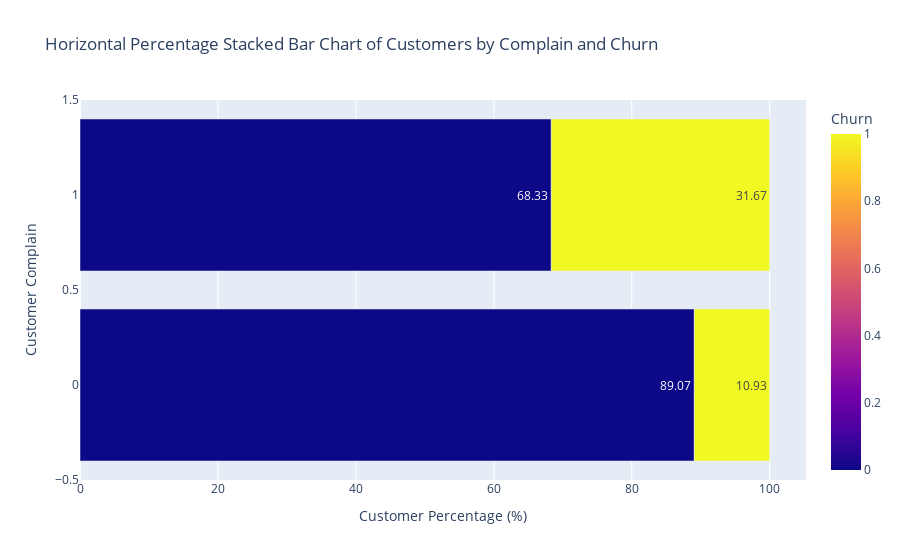

Notebook cell for this chart:
### Markdown cell above
### Observation & Insight:
Customer dengan Tenure rendah (kurang dari 2 bulan) memiliki potensi churn jauh lebih tinggi daripada tenure menengah keatas. Terlihat dalam grafik tenure 0-1 bulan memiliki persentase churn yang paling tinggi sebesar 53,5%.Tenure 1-2 bulan memiliki persentase churn yang tinggi juga sebesar 50,6%. Sedangkan Tenure yang lebih dari 2 bulan memiliki sampai 21 bulan memiliki median sekitar 13,9%. Dari grafik juga terlihat customer yang memiliki tenure lebih dari sama dengan 22 bulan tidak ada customer yang Churn

Berikut beberapa rekomendasi bisnis yang dapat membantu Anda memfokuskan upaya untuk menjaga pelanggan yang baru bergabung:

1. Program Onboarding yang Efektif: Buatlah program onboarding yang efektif untuk pelanggan yang baru bergabung, dengan panduan langkah demi langkah yang memudahkan mereka dalam menggunakan aplikasi dan berbelanja. Sediakan bantuan dan dukungan pelanggan yang mudah diakses selama periode onboarding.

2. Penawaran Spesial untuk Tenure Rendah: Berikan penawaran spesial, diskon, atau hadiah kepada pelanggan dengan tenure rendah untuk mendorong mereka berbelanja lebih banyak. Buatlah paket promosi khusus untuk produk-produk yang biasanya dibeli oleh pelanggan baru.

3. Customer Engagement: Fokus pada customer engagement dengan mengirimkan email, notifikasi, atau pesan langsung yang memberikan informasi tentang produk, penawaran khusus, atau rekomendasi berdasarkan perilaku mereka.

4. Program Loyalty: Implementasikan program loyalty yang memberikan insentif kepada pelanggan yang tetap berbelanja dengan Anda. Berikan poin atau diskon tambahan setelah pelanggan mencapai tenure tertentu. Berikan insentif kepada pelanggan yang mereferensikan teman atau keluarga untuk bergabung dengan aplikasi Anda.

### Code cell
df2 = df.copy()
df2['Complain'].map({0: 'No', 1: 'Yes'})

# Group the data by 'Complain', 'Churn', and count the number of occurrences
grouped_data = df2.groupby(['Complain', 'Churn']).size().reset_index(name='Count')

# Calculate the percentage of customers in each stack
grouped_data['Percentage'] = grouped_data['Count'] / grouped_data.groupby('Complain')['Count'].transform('sum') * 100
grouped_data['Percentage'] = grouped_data['Percentage'].round(2)

# Plot the horizontal percentage stacked bar chart
fig = px.bar(grouped_data, x='Percentage', y='Complain', orientation='h', color='Churn',
             title='Horizontal Percentage Stacked Bar Chart of Customers by Complain and Churn',
             color_discrete_sequence=['#3A506B', '#BA1F33'],
             labels={'Complain': 'Customer Complain', 'Percentage': 'Customer Percentage'})

# Customize the plot
fig.update_layout(barmode='stack')
fig.update_traces(texttemplate='%{value}', textposition='inside')
fig.update_xaxes(title_text='Customer Percentage (%)')
fig.update_yaxes(title_text='Customer Complain')

fig.show()

### Figure 1 — Plotly figure (JSON) as saved in the notebook; plotly's stock layout.template omitted (floating-point values rounded to 4 significant figures)
{"data": [{"alignmentgroup": "True", "hovertemplate": "Customer Percentage=%{x}<br>Customer Complain=%{y}<br>Churn=%{marker.color}<extra></extra>", "legendgroup": "", "marker": {"color": [0, 1, 0, 1], "coloraxis": "coloraxis", "pattern": {"shape": ""}}, "name": "", "offsetgroup": "", "orientation": "h", "showlegend": false, "textposition": "inside", "texttemplate": "%{value}", "type": "bar", "x": [89.07, 10.93, 68.33, 31.67], "xaxis": "x", "y": [0, 0, 1, 1], "yaxis": "y"}], "layout": {"barmode": "stack", "coloraxis": {"colorbar": {"title": {"text": "Churn"}}, "colorscale": [[0, "#0d0887"], [0.1111, "#46039f"], [0.2222, "#7201a8"], [0.3333, "#9c179e"], [0.4444, "#bd3786"], [0.5556, "#d8576b"], [0.6667, "#ed7953"], [0.7778, "#fb9f3a"], [0.8889, "#fdca26"], [1, "#f0f921"]]}, "legend": {"tracegroupgap": 0}, "title": {"text": "Horizontal Percentage Stacked Bar Chart of Customers by Complain and Churn"}, "xaxis": {"anchor": "y", "domain": [0, 1], "title": {"text": "Customer Percentage (%)"}}, "yaxis": {"anchor": "x", "domain": [0, 1], "title": {"text": "Customer Complain"}}}}
